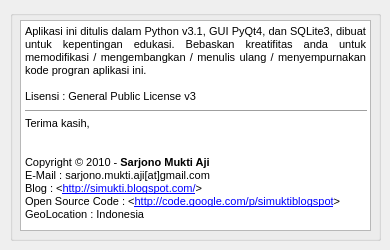
<?xml version="1.0" encoding="UTF-8"?>
<ui version="4.0">
 <class>Dialog</class>
 <widget class="QDialog" name="Dialog">
  <property name="windowModality">
   <enum>Qt::NonModal</enum>
  </property>
  <property name="geometry">
   <rect>
    <x>0</x>
    <y>0</y>
    <width>390</width>
    <height>250</height>
   </rect>
  </property>
  <property name="sizePolicy">
   <sizepolicy hsizetype="Preferred" vsizetype="Preferred">
    <horstretch>0</horstretch>
    <verstretch>0</verstretch>
   </sizepolicy>
  </property>
  <property name="minimumSize">
   <size>
    <width>390</width>
    <height>250</height>
   </size>
  </property>
  <property name="maximumSize">
   <size>
    <width>390</width>
    <height>250</height>
   </size>
  </property>
  <property name="cursor">
   <cursorShape>BlankCursor</cursorShape>
  </property>
  <property name="windowTitle">
   <string>__info__</string>
  </property>
  <widget class="QGroupBox" name="groupBox">
   <property name="geometry">
    <rect>
     <x>10</x>
     <y>10</y>
     <width>371</width>
     <height>231</height>
    </rect>
   </property>
   <property name="title">
    <string/>
   </property>
   <widget class="QTextEdit" name="textEdit">
    <property name="geometry">
     <rect>
      <x>10</x>
      <y>10</y>
      <width>351</width>
      <height>211</height>
     </rect>
    </property>
    <property name="readOnly">
     <bool>true</bool>
    </property>
    <property name="html">
     <string>&lt;!DOCTYPE HTML PUBLIC &quot;-//W3C//DTD HTML 4.0//EN&quot; &quot;http://www.w3.org/TR/REC-html40/strict.dtd&quot;&gt;
&lt;html&gt;&lt;head&gt;&lt;meta name=&quot;qrichtext&quot; content=&quot;1&quot; /&gt;&lt;style type=&quot;text/css&quot;&gt;
p, li { white-space: pre-wrap; }
&lt;/style&gt;&lt;/head&gt;&lt;body style=&quot; font-family:'MS Shell Dlg 2'; font-size:8.25pt; font-weight:400; font-style:normal;&quot;&gt;
&lt;p align=&quot;justify&quot; style=&quot; margin-top:0px; margin-bottom:0px; margin-left:0px; margin-right:0px; -qt-block-indent:0; text-indent:0px;&quot;&gt;&lt;span style=&quot; font-size:8pt;&quot;&gt;Aplikasi ini ditulis dalam Python v3.1, GUI PyQt4, dan SQLite3, dibuat untuk kepentingan edukasi. Bebaskan kreatifitas anda untuk memodifikasi / mengembangkan / menulis ulang / menyempurnakan kode progran aplikasi ini.&lt;/span&gt;&lt;/p&gt;
&lt;p align=&quot;justify&quot; style=&quot;-qt-paragraph-type:empty; margin-top:0px; margin-bottom:0px; margin-left:0px; margin-right:0px; -qt-block-indent:0; text-indent:0px; font-size:8pt;&quot;&gt;&lt;/p&gt;
&lt;p align=&quot;justify&quot; style=&quot; margin-top:0px; margin-bottom:0px; margin-left:0px; margin-right:0px; -qt-block-indent:0; text-indent:0px;&quot;&gt;&lt;span style=&quot; font-size:8pt;&quot;&gt;Lisensi : General Public License v3&lt;/span&gt;&lt;/p&gt;
&lt;hr /&gt;
&lt;p align=&quot;justify&quot; style=&quot; margin-top:0px; margin-bottom:0px; margin-left:0px; margin-right:0px; -qt-block-indent:0; text-indent:0px;&quot;&gt;&lt;span style=&quot; font-size:8pt;&quot;&gt;Terima kasih, &lt;/span&gt;&lt;/p&gt;
&lt;p align=&quot;justify&quot; style=&quot;-qt-paragraph-type:empty; margin-top:0px; margin-bottom:0px; margin-left:0px; margin-right:0px; -qt-block-indent:0; text-indent:0px; font-size:8pt;&quot;&gt;&lt;/p&gt;
&lt;p align=&quot;justify&quot; style=&quot;-qt-paragraph-type:empty; margin-top:0px; margin-bottom:0px; margin-left:0px; margin-right:0px; -qt-block-indent:0; text-indent:0px; font-size:8pt;&quot;&gt;&lt;/p&gt;
&lt;p align=&quot;justify&quot; style=&quot; margin-top:0px; margin-bottom:0px; margin-left:0px; margin-right:0px; -qt-block-indent:0; text-indent:0px;&quot;&gt;&lt;span style=&quot; font-size:8pt;&quot;&gt;Copyright © 2010 - &lt;/span&gt;&lt;span style=&quot; font-size:8pt; font-weight:600;&quot;&gt;Sarjono Mukti Aji&lt;/span&gt;&lt;/p&gt;
&lt;p align=&quot;justify&quot; style=&quot; margin-top:0px; margin-bottom:0px; margin-left:0px; margin-right:0px; -qt-block-indent:0; text-indent:0px;&quot;&gt;&lt;span style=&quot; font-size:8pt;&quot;&gt;E-Mail : sarjono.mukti.aji[at]gmail.com&lt;/span&gt;&lt;/p&gt;
&lt;p align=&quot;justify&quot; style=&quot; margin-top:0px; margin-bottom:0px; margin-left:0px; margin-right:0px; -qt-block-indent:0; text-indent:0px;&quot;&gt;&lt;span style=&quot; font-size:8pt;&quot;&gt;Blog : &amp;lt;&lt;/span&gt;&lt;a href=&quot;http://simukti.blogspot.com/&quot;&gt;&lt;span style=&quot; font-size:8pt; text-decoration: underline; color:#0000ff;&quot;&gt;http://simukti.blogspot.com/&lt;/span&gt;&lt;/a&gt;&lt;span style=&quot; font-size:8pt;&quot;&gt;&amp;gt;&lt;/span&gt;&lt;/p&gt;
&lt;p align=&quot;justify&quot; style=&quot; margin-top:0px; margin-bottom:0px; margin-left:0px; margin-right:0px; -qt-block-indent:0; text-indent:0px;&quot;&gt;&lt;span style=&quot; font-size:8pt;&quot;&gt;Open Source Code : &amp;lt;&lt;/span&gt;&lt;a href=&quot;http://code.google.com/p/simuktiblogspot&quot;&gt;&lt;span style=&quot; font-size:8pt; text-decoration: underline; color:#0000ff;&quot;&gt;http://code.google.com/p/simuktiblogspot&lt;/span&gt;&lt;/a&gt;&lt;span style=&quot; font-size:8pt;&quot;&gt;&amp;gt;&lt;/span&gt;&lt;/p&gt;
&lt;p align=&quot;justify&quot; style=&quot; margin-top:0px; margin-bottom:0px; margin-left:0px; margin-right:0px; -qt-block-indent:0; text-indent:0px;&quot;&gt;&lt;span style=&quot; font-size:8pt;&quot;&gt;GeoLocation : Indonesia&lt;/span&gt;&lt;/p&gt;&lt;/body&gt;&lt;/html&gt;</string>
    </property>
    <property name="textInteractionFlags">
     <set>Qt::TextBrowserInteraction</set>
    </property>
   </widget>
  </widget>
 </widget>
 <resources/>
 <connections/>
</ui>
